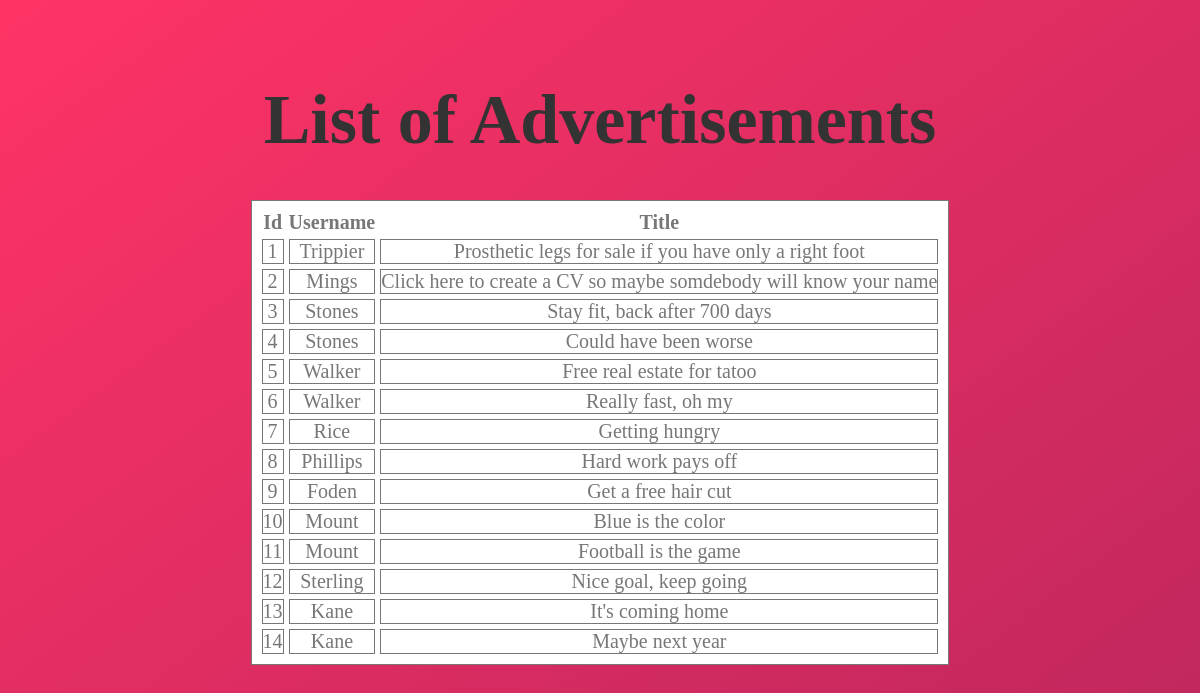
The page /views/adList.php?task=list on the database as committed earlier.
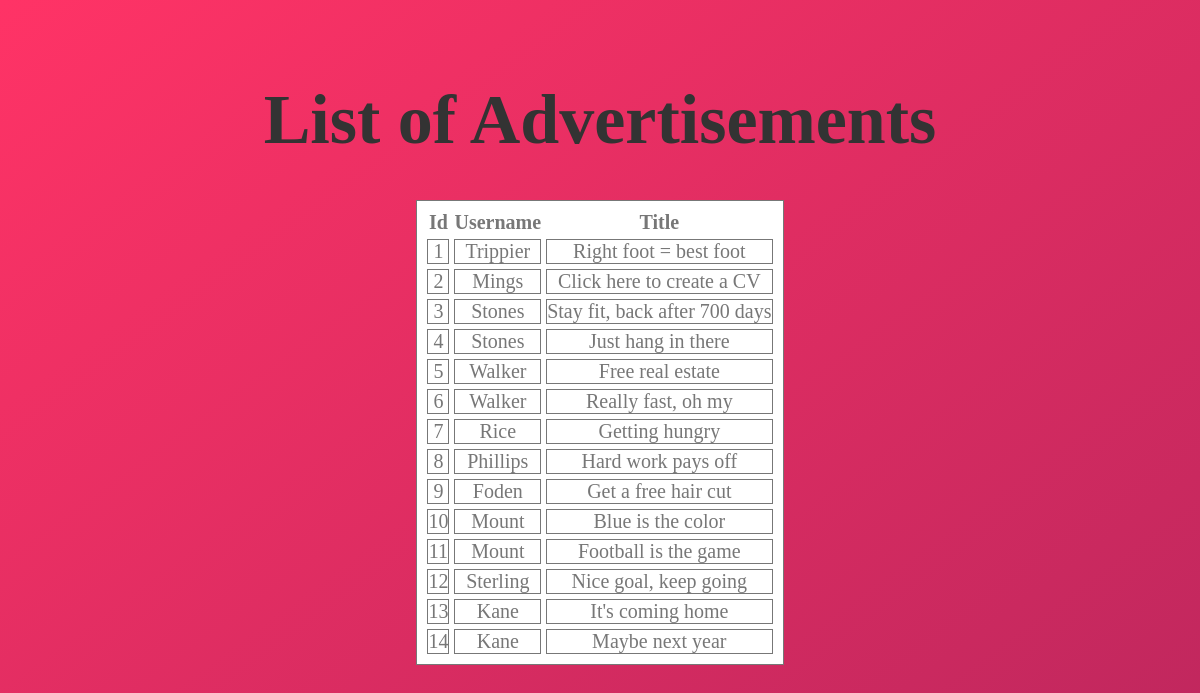
The same page on the database as committed later.
### tables this page shows
CREATE TABLE IF NOT EXISTS advertisements (
	id INTEGER NOT NULL PRIMARY KEY AUTO_INCREMENT,
    userid INTEGER NOT NULL,
    title VARCHAR(255) NOT NULL,
    FOREIGN KEY (userid) REFERENCES users(id) ON UPDATE CASCADE ON DELETE CASCADE
);

### controllers/AdvertisementController.php (called while the page is built, shortened)
<?php
    require_once('../dao/AdvertisementDAOImpl.php');
    require_once('../dao/UserDAOImpl.php');
    class AdvertisementController {
        private $data = null;
        private $usernames = null;
        public function __construct() {
            $this->task = $_GET['task'];
            switch($this->task) {
                case 'list':
                    $this->data = $this->list_task();
                    break;
            }
        }
        private function list_task() {
            $results = AdvertisementDAOImpl::get_instance()->list_all_ads_with_users();
            $this->usernames = array();
            foreach($results as $ad) {
                $user = UserDAOImpl::get_instance()->get_user_by_id($ad->get_userid());
                $this->usernames[] = $user->get_name();
            }
            return $results;
        }
        public function get_data() { return $this->data; }
        public function get_usernames() { return $this->usernames; }
    }
?>

### dao/AdvertisementDAOImpl.php (called while the page is built, shortened)
<?php
    require_once('../database/DBConnection.php');
    require_once('../models/Advertisement.php');
    class AdvertisementDAOImpl implements AdvertisementDAO {
        private $GET_ALL_ADS_WITH_USERS = 'SELECT * FROM advertisements';
        private static $instance = null;
        public function list_all_ads_with_users() {
            $conn = ConnectionDB::get_instance();
            $stmt = $conn->get_connection()->prepare($this->GET_ALL_ADS_WITH_USERS);
            $stmt->execute();
            $results = $stmt->fetchAll();
            $all_ads = array();
            foreach($results as $ad_row) {
                $ad = new Advertisement();
                $ad->set_id($ad_row['id']);
                $ad->set_userid($ad_row['userid']);
                $ad->set_title($ad_row['title']);
                $all_ads[] = $ad;
            }
            return $all_ads;
        }
        public static function get_instance()
        {
            if (null === static::$instance) {
                static::$instance = new static();
            }
            return static::$instance;
        }
    }
?>

### config/dbconfig.php (called while the page is built)
<?php
    return array(
        'dbhost' => 'localhost',
        'dbname' => 'php_mvc_example',
        'username' => 'root',
        'pwd' => ''
    );
?>

### database/DBConnection.php (called while the page is built, shortened)
<?php
    class ConnectionDB {
        private static $instance = null;
        private $conn;
        private function __construct() {
            $config_info = require_once("../config/dbconfig.php");
            $this->host = $config_info['dbhost'];
            $this->dbname = $config_info['dbname'];
            $this->user = $config_info['username'];
            $this->pass = $config_info['pwd'];
            $this->dsn = 'mysql:host=' . $this->host . ';dbname=' . $this->dbname;
            try {
                $this->conn = new PDO($this->dsn, $this->user, $this->pass);
                $this->conn->setAttribute(PDO::ATTR_DEFAULT_FETCH_MODE, PDO::FETCH_ASSOC);
            } catch (PDOException $e) {
                $err_msg = 'Database Error: ';
                $err_msg .= $e->getMessage();
                echo $err_msg;
                exit();
            }
        }
        public static function get_instance()
        {
            if (null === static::$instance) {
                static::$instance = new static();
            }
            return static::$instance;
        }
        public function get_connection() {
          return $this->conn;
        }
    }
?>

### dao/UserDAOImpl.php (called while the page is built, shortened)
<?php
    require_once('../database/DBConnection.php');
    require_once('../models/User.php');
    class UserDAOImpl implements UserDAO {
        private $GET_USER_BY_ID = 'SELECT * FROM users WHERE id = :id';
        private static $instance = null;
        public function get_user_by_id($id)
        {
            $conn = ConnectionDB::get_instance();
            $stmt = $conn->get_connection()->prepare($this->GET_USER_BY_ID);
            $stmt->bindValue(':id', $id);
            $stmt->execute();
            $result = $stmt->fetch();
            $user = new User();
            $user->set_id($result['id']);
            $user->set_name($result['name']);
            return $user;
        }
        public static function get_instance()
        {
            if (null === static::$instance) {
                static::$instance = new static();
            }
            return static::$instance;
        }
    }
?>

### models/Advertisement.php (called while the page is built, shortened)
<?php
    class Advertisement {
        private $id;
        private $userid;
        private $title;
        public function get_id() { return $this->id; }
        public function set_id($new_id) { $this->id = $new_id; }
        public function get_userid() { return $this->userid; }
        public function set_userid($new_userid) { $this->userid = $new_userid; }
        public function get_title() { return $this->title; }
        public function set_title($new_title) { $this->title = $new_title; }
    }
?>

### models/User.php (called while the page is built, shortened)
<?php
    class User {
        private $name;
        public function get_name() { return $this->name; }
        public function set_name($new_name) { $this->name = $new_name; }
    }
?>

### views/adList.php (the view, shortened to what this page needs)
<!DOCTYPE html>
<html lang="en">
<head>
    <link rel="stylesheet" href="../css/main.css">
</head>
<body>
    <h1>List of Advertisements</h1>
    <table>
        <tr>
            <th>Id</th>
            <th>Username</th>
            <th>Title</th>
        </tr>
            <?php
            require_once('../controllers/AdvertisementController.php');
            $controller = new AdvertisementController();
            $data = $controller->get_data();
            $usernames = $controller->get_usernames();
            for($i = 0; $i < count($data); $i++) {
                echo '<tr>';
                echo '<td>' . $data[$i]->get_id() . '</td>';
                echo '<td>' . $usernames[$i] . '</td>';
                echo '<td>' . $data[$i]->get_title() . '</td>';
                echo '</tr>';
            }
        ?>
</body>
</html>

### css/main.css (style rules this page uses)
*, *::after, *::before { padding: 0; margin: 0; box-sizing: border-box; }
html { font-size: 62.5%; }
body { min-height: 100vh; color: #777; background-image: linear-gradient(to right bottom, #FF3366, #BA265D); background-size: cover; background-repeat: no-repeat; }
h1 { color: #333; text-align: center; font-size: 7rem; margin-top: 8rem; margin-bottom: 4rem; }
table { margin: 0 auto; background-color: #FFF; border: .1rem solid #777; font-size: 2rem; padding: 0.5rem; text-align: center; border-spacing: 0.5rem; }
tr, td { border: .05rem solid #777; }

Rows that differ between the two databases and show on the page:
changed advertisements id 1: title "Prosthetic legs for sale if you have only a right foot" → "Right foot = best foot"
changed advertisements id 2: title "Click here to create a CV so maybe somdebody will know your name" → "Click here to create a CV"
changed advertisements id 4: title "Could have been worse" → "Just hang in there"
changed advertisements id 5: title "Free real estate for tatoo" → "Free real estate"
